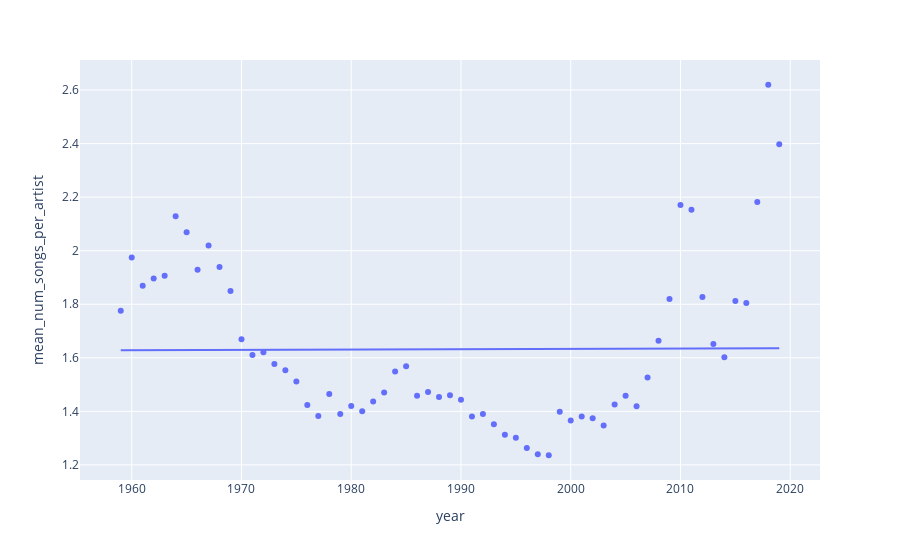

This figure's notebook cell:
### Code cell
import pickle, pandas as pd

with open ('pickle/test_metrics_backup.pkl', 'rb') as f: metrics = pickle.load(f)

import plotly.express as px
metrics = metrics [metrics.year.apply(lambda x: x not in [1958, 2020])]
fig = px.scatter(metrics, x = 'year', y = 'mean_num_songs_per_artist', trendline = 'ols')
fig.show()

### Figure 1 — Plotly figure (JSON) as saved in the notebook; plotly's stock layout.template omitted (floating-point values rounded to 4 significant figures)
{"data": [{"hovertemplate": "year=%{x}<br>mean_num_songs_per_artist=%{y}<extra></extra>", "legendgroup": "", "marker": {"color": "#636efa", "symbol": "circle"}, "mode": "markers", "name": "", "orientation": "v", "showlegend": false, "type": "scatter", "x": [1959, 1960, 1961, 1962, 1963, 1964, 1965, 1966, 1967, 1968, 1969, 1970, 1971, 1972, 1973, 1974, 1975, 1976, 1977, 1978, 1979, 1980, 1981, 1982, 1983, 1984, 1985, 1986, 1987, 1988, 1989, 1990, 1991, 1992, 1993, 1994, 1995, 1996, 1997, 1998, 1999, 2000, 2001, 2002, 2003, 2004, 2005, 2006, 2007, 2008, 2009, 2010, 2011, 2012, 2013, 2014, 2015, 2016, 2017, 2018, 2019], "xaxis": "x", "y": [1.776, 1.975, 1.869, 1.896, 1.906, 2.129, 2.069, 1.929, 2.019, 1.939, 1.85, 1.669, 1.61, 1.621, 1.576, 1.554, 1.511, 1.424, 1.383, 1.465, 1.39, 1.42, 1.4, 1.437, 1.47, 1.549, 1.568, 1.459, 1.472, 1.454, 1.46, 1.443, 1.381, 1.39, 1.352, 1.312, 1.301, 1.263, 1.239, 1.236, 1.398, 1.366, 1.381, 1.374, 1.347, 1.425, 1.459, 1.419, 1.527, 1.664, 1.82, 2.17, 2.153, 1.827, 1.651, 1.602, 1.812, 1.805, 2.182, 2.62, 2.398], "yaxis": "y"}, {"hovertemplate": "<b>OLS trendline</b><br>mean_num_songs_per_artist = 0.000128731 * year + 1.37618<br>R<sup>2</sup>=0.000056<br><br>year=%{x}<br>mean_num_songs_per_artist=%{y} <b>(trend)</b><extra></extra>", "legendgroup": "", "marker": {"color": "#636efa", "symbol": "circle"}, "mode": "lines", "name": "", "showlegend": false, "type": "scatter", "x": [1959, 1960, 1961, 1962, 1963, 1964, 1965, 1966, 1967, 1968, 1969, 1970, 1971, 1972, 1973, 1974, 1975, 1976, 1977, 1978, 1979, 1980, 1981, 1982, 1983, 1984, 1985, 1986, 1987, 1988, 1989, 1990, 1991, 1992, 1993, 1994, 1995, 1996, 1997, 1998, 1999, 2000, 2001, 2002, 2003, 2004, 2005, 2006, 2007, 2008, 2009, 2010, 2011, 2012, 2013, 2014, 2015, 2016, 2017, 2018, 2019], "xaxis": "x", "y": [1.628, 1.628, 1.629, 1.629, 1.629, 1.629, 1.629, 1.629, 1.629, 1.63, 1.63, 1.63, 1.63, 1.63, 1.63, 1.63, 1.63, 1.631, 1.631, 1.631, 1.631, 1.631, 1.631, 1.631, 1.631, 1.632, 1.632, 1.632, 1.632, 1.632, 1.632, 1.632, 1.632, 1.633, 1.633, 1.633, 1.633, 1.633, 1.633, 1.633, 1.634, 1.634, 1.634, 1.634, 1.634, 1.634, 1.634, 1.634, 1.635, 1.635, 1.635, 1.635, 1.635, 1.635, 1.635, 1.635, 1.636, 1.636, 1.636, 1.636, 1.636], "yaxis": "y"}], "layout": {"legend": {"tracegroupgap": 0}, "margin": {"t": 60}, "xaxis": {"anchor": "y", "domain": [0, 1], "title": {"text": "year"}}, "yaxis": {"anchor": "x", "domain": [0, 1], "title": {"text": "mean_num_songs_per_artist"}}}}
